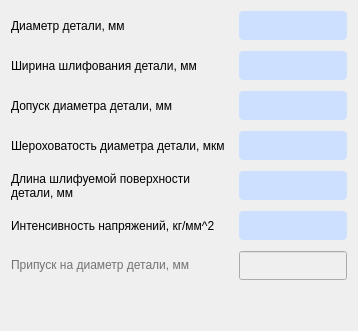
                <widget class="QWidget" name="detail_widget" native="true">
                 <layout class="QGridLayout" name="gridLayout_7">
                  <property name="leftMargin">
                   <number>11</number>
                  </property>
                  <property name="topMargin">
                   <number>11</number>
                  </property>
                  <property name="rightMargin">
                   <number>11</number>
                  </property>
                  <property name="bottomMargin">
                   <number>11</number>
                  </property>
                  <property name="spacing">
                   <number>11</number>
                  </property>
                  <item row="6" column="0">
                   <widget class="QLabel" name="prsk_label">
                    <property name="palette">
                     <palette>
                      <active>
                       <colorrole role="WindowText">
                        <brush brushstyle="SolidPattern">
                         <color alpha="255">
                          <red>115</red>
                          <green>115</green>
                          <blue>115</blue>
                         </color>
                        </brush>
                       </colorrole>
                       <colorrole role="Midlight">
                        <brush brushstyle="SolidPattern">
                         <color alpha="255">
                          <red>227</red>
                          <green>227</green>
                          <blue>227</blue>
                         </color>
                        </brush>
                       </colorrole>
                       <colorrole role="Text">
                        <brush brushstyle="SolidPattern">
                         <color alpha="255">
                          <red>115</red>
                          <green>115</green>
                          <blue>115</blue>
                         </color>
                        </brush>
                       </colorrole>
                       <colorrole role="ButtonText">
                        <brush brushstyle="SolidPattern">
                         <color alpha="255">
                          <red>115</red>
                          <green>115</green>
                          <blue>115</blue>
                         </color>
                        </brush>
                       </colorrole>
                      </active>
                      <inactive>
                       <colorrole role="WindowText">
                        <brush brushstyle="SolidPattern">
                         <color alpha="255">
                          <red>115</red>
                          <green>115</green>
                          <blue>115</blue>
                         </color>
                        </brush>
                       </colorrole>
                       <colorrole role="Midlight">
                        <brush brushstyle="SolidPattern">
                         <color alpha="255">
                          <red>222</red>
                          <green>165</green>
                          <blue>227</blue>
                         </color>
                        </brush>
                       </colorrole>
                       <colorrole role="Text">
                        <brush brushstyle="SolidPattern">
                         <color alpha="255">
                          <red>115</red>
                          <green>115</green>
                          <blue>115</blue>
                         </color>
                        </brush>
                       </colorrole>
                       <colorrole role="ButtonText">
                        <brush brushstyle="SolidPattern">
                         <color alpha="255">
                          <red>115</red>
                          <green>115</green>
                          <blue>115</blue>
                         </color>
                        </brush>
                       </colorrole>
                      </inactive>
                      <disabled>
                       <colorrole role="WindowText">
                        <brush brushstyle="SolidPattern">
                         <color alpha="255">
                          <red>115</red>
                          <green>115</green>
                          <blue>115</blue>
                         </color>
                        </brush>
                       </colorrole>
                       <colorrole role="Midlight">
                        <brush brushstyle="SolidPattern">
                         <color alpha="255">
                          <red>247</red>
                          <green>247</green>
                          <blue>247</blue>
                         </color>
                        </brush>
                       </colorrole>
                       <colorrole role="Text">
                        <brush brushstyle="SolidPattern">
                         <color alpha="255">
                          <red>115</red>
                          <green>115</green>
                          <blue>115</blue>
                         </color>
                        </brush>
                       </colorrole>
                       <colorrole role="ButtonText">
                        <brush brushstyle="SolidPattern">
                         <color alpha="255">
                          <red>115</red>
                          <green>115</green>
                          <blue>115</blue>
                         </color>
                        </brush>
                       </colorrole>
                      </disabled>
                     </palette>
                    </property>
                    <property name="font">
                     <font>
                      <pointsize>9</pointsize>
                      <weight>50</weight>
                      <italic>false</italic>
                      <bold>false</bold>
                      <underline>false</underline>
                      <strikeout>false</strikeout>
                     </font>
                    </property>
                    <property name="cursor">
                     <cursorShape>ArrowCursor</cursorShape>
                    </property>
                    <property name="mouseTracking">
                     <bool>true</bool>
                    </property>
                    <property name="focusPolicy">
                     <enum>Qt::WheelFocus</enum>
                    </property>
                    <property name="acceptDrops">
                     <bool>false</bool>
                    </property>
                    <property name="autoFillBackground">
                     <bool>false</bool>
                    </property>
                    <property name="styleSheet">
                     <string notr="true">QLabel {
	color: rgb(115, 115, 115)
}</string>
                    </property>
                    <property name="text">
                     <string>Припуск на диаметр детали, мм</string>
                    </property>
                    <property name="textFormat">
                     <enum>Qt::AutoText</enum>
                    </property>
                   </widget>
                  </item>
                  <item row="1" column="1">
                   <widget class="QLineEdit" name="B_textbox">
                    <property name="minimumSize">
                     <size>
                      <width>0</width>
                      <height>29</height>
                     </size>
                    </property>
                    <property name="styleSheet">
                     <string notr="true">QLineEdit
{
	border-radius: 4px;
	background-color: rgb(206, 224, 255);
}</string>
                    </property>
                   </widget>
                  </item>
                  <item row="1" column="0">
                   <widget class="QLabel" name="B_label">
                    <property name="font">
                     <font>
                      <pointsize>9</pointsize>
                     </font>
                    </property>
                    <property name="text">
                     <string>Ширина шлифования детали, мм</string>
                    </property>
                   </widget>
                  </item>
                  <item row="2" column="1">
                   <widget class="QLineEdit" name="td_textbox">
                    <property name="minimumSize">
                     <size>
                      <width>0</width>
                      <height>29</height>
                     </size>
                    </property>
                    <property name="styleSheet">
                     <string notr="true">QLineEdit
{
	border-radius: 4px;
	background-color: rgb(206, 224, 255);
}</string>
                    </property>
                   </widget>
                  </item>
                  <item row="7" column="0">
                   <spacer name="verticalSpacer_4">
                    <property name="orientation">
                     <enum>Qt::Vertical</enum>
                    </property>
                    <property name="sizeHint" stdset="0">
                     <size>
                      <width>20</width>
                      <height>40</height>
                     </size>
                    </property>
                   </spacer>
                  </item>
                  <item row="0" column="0">
                   <widget class="QLabel" name="dd_max_label">
                    <property name="font">
                     <font>
                      <pointsize>9</pointsize>
                     </font>
                    </property>
                    <property name="text">
                     <string>Диаметр детали, мм</string>
                    </property>
                   </widget>
                  </item>
                  <item row="3" column="0">
                   <widget class="QLabel" name="rgn_dd_label">
                    <property name="font">
                     <font>
                      <pointsize>9</pointsize>
                     </font>
                    </property>
                    <property name="text">
                     <string>Шероховатость диаметра детали, мкм </string>
                    </property>
                   </widget>
                  </item>
                  <item row="3" column="1">
                   <widget class="QLineEdit" name="rgn_dd_textbox">
                    <property name="minimumSize">
                     <size>
                      <width>0</width>
                      <height>29</height>
                     </size>
                    </property>
                    <property name="styleSheet">
                     <string notr="true">QLineEdit
{
	border-radius: 4px;
	background-color: rgb(206, 224, 255);
}</string>
                    </property>
                   </widget>
                  </item>
                  <item row="5" column="1">
                   <widget class="QLineEdit" name="sigma_textbox">
                    <property name="minimumSize">
                     <size>
                      <width>0</width>
                      <height>29</height>
                     </size>
                    </property>
                    <property name="styleSheet">
                     <string notr="true">QLineEdit
{
	border-radius: 4px;
	background-color: rgb(206, 224, 255);
}</string>
                    </property>
                   </widget>
                  </item>
                  <item row="5" column="0">
                   <widget class="QLabel" name="sigma_label">
                    <property name="font">
                     <font>
                      <pointsize>9</pointsize>
                     </font>
                    </property>
                    <property name="text">
                     <string>Интенсивность напряжений, кг/мм^2</string>
                    </property>
                   </widget>
                  </item>
                  <item row="4" column="0">
                   <widget class="QLabel" name="b_label">
                    <property name="font">
                     <font>
                      <pointsize>9</pointsize>
                     </font>
                    </property>
                    <property name="text">
                     <string>Длина шлифуемой поверхности
детали, мм </string>
                    </property>
                   </widget>
                  </item>
                  <item row="0" column="1">
                   <widget class="QLineEdit" name="dd_max_textbox">
                    <property name="minimumSize">
                     <size>
                      <width>0</width>
                      <height>29</height>
                     </size>
                    </property>
                    <property name="styleSheet">
                     <string notr="true">QLineEdit
{
	border-radius: 4px;
	background-color: rgb(206, 224, 255);
}</string>
                    </property>
                   </widget>
                  </item>
                  <item row="4" column="1">
                   <widget class="QLineEdit" name="b_textbox">
                    <property name="minimumSize">
                     <size>
                      <width>0</width>
                      <height>29</height>
                     </size>
                    </property>
                    <property name="styleSheet">
                     <string notr="true">QLineEdit
{
	border-radius: 4px;
	background-color: rgb(206, 224, 255);
}</string>
                    </property>
                   </widget>
                  </item>
                  <item row="6" column="1">
                   <widget class="QLineEdit" name="prsk_textbox">
                    <property name="enabled">
                     <bool>false</bool>
                    </property>
                    <property name="minimumSize">
                     <size>
                      <width>0</width>
                      <height>29</height>
                     </size>
                    </property>
                   </widget>
                  </item>
                  <item row="2" column="0">
                   <widget class="QLabel" name="td_label">
                    <property name="font">
                     <font>
                      <pointsize>9</pointsize>
                     </font>
                    </property>
                    <property name="text">
                     <string>Допуск диаметра детали, мм</string>
                    </property>
                   </widget>
                  </item>
                 </layout>
                </widget>
